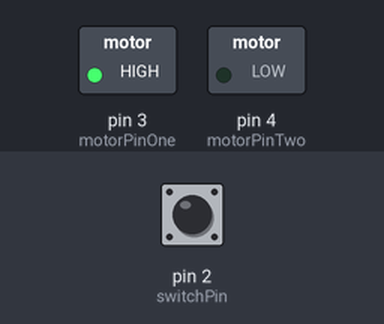
The sketch below on a simulated Arduino Uno, built with avr-gcc and run on an emulated ATmega328P. Parts: switched loads named in the sketch (green lamp = pin HIGH). Inputs (shaded band) come from the test bench; at power-on: pin 2 (switchPin) LOW.

Above: at 1.2 s.
1.3 s: pin 2 (switchPin) pulled HIGH for 0.15 s
At 1.37 s:
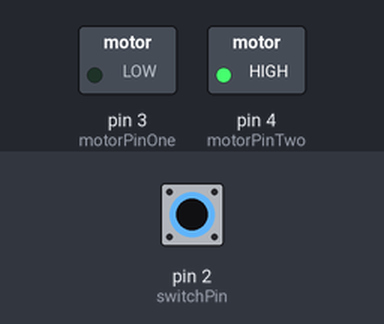
2.9 s: pin 2 (switchPin) pulled HIGH for 3.2 s
At 7.1 s:
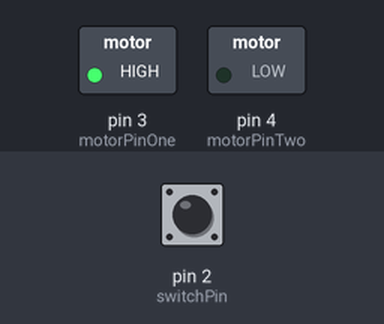
Timing chart, 0 to 8.6 s (numbered marks = the images above; inputs shaded):
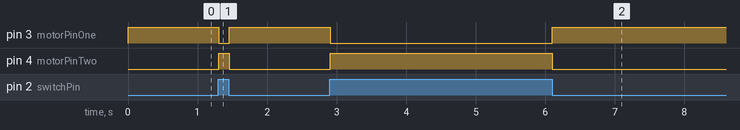

Measured:
- after the input at 1.3 s, pin 3 (motorPinOne): HIGH → LOW at once, → HIGH 0.15 s later; pin 4 (motorPinTwo): LOW → HIGH at once, → LOW 0.15 s later
- after the input at 2.9 s, pin 3 (motorPinOne): HIGH → LOW at once, → HIGH 3.2 s later; pin 4 (motorPinTwo): LOW → HIGH at once, → LOW 3.2 s later

The sketch:

hbridge.ino
```cpp
// H Bridge Motor Control w/Arduino

const int switchPin   = 2;
const int motorPinOne = 3;
const int motorPinTwo = 4;
const int enablePin   = 9;

void setup() {

  pinMode(switchPin, INPUT);

  pinMode(motorPinOne, OUTPUT);

  pinMode(motorPinTwo, OUTPUT);

  digitalWrite(enablePin, HIGH);

}

void loop() {

  if (digitalRead(switchPin) == HIGH) {

    digitalWrite(motorPinOne, LOW);

    digitalWrite(motorPinTwo, HIGH);

  } else {

    digitalWrite(motorPinOne, HIGH);

    digitalWrite(motorPinTwo, LOW);

  }
  // For Simulation ONLY
  delay(10);

}
```
